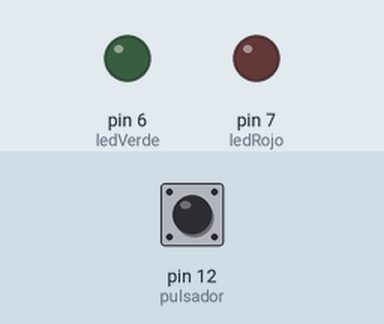
Recording of a sketch running on a simulated Arduino Uno, built with avr-gcc and run on an emulated ATmega328P. On the bench: output pins drawn as LEDs (lit = HIGH). Dashed ring = blinking. Inputs (shaded band) come from the test bench; at power-on: pin 12 (pulsador) LOW.

Above: at 1.2 s.
1.3 s: pin 12 (pulsador) pulled HIGH for 0.15 s
At 1.7 s:
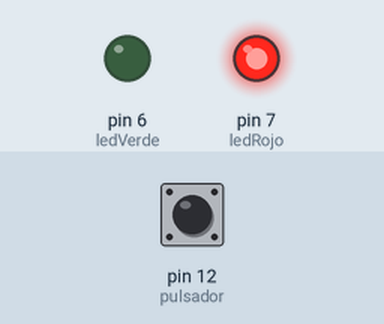
3.8 s: pin 12 (pulsador) pulled HIGH for 3.2 s
At 4.7 s:
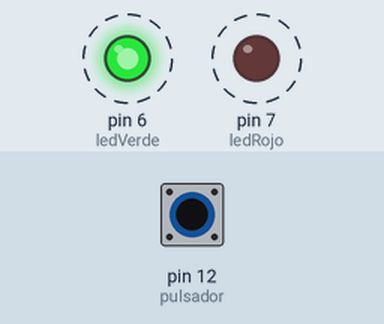
Timing chart, 0 to 9.3 s (numbered marks = the images above; inputs shaded):
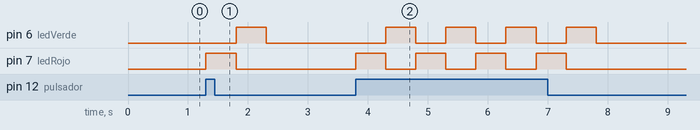

Measured:
- after the input at 1.3 s, pin 6 (ledVerde): LOW → HIGH after 0.50 s, → LOW 0.50 s later; pin 7 (ledRojo): LOW → HIGH at once, → LOW 0.50 s later
- after the input at 3.8 s, pin 6 (ledVerde): alternates HIGH for 0.50 s and LOW for 0.50 s, 8 changes in all, then stays LOW, starting after 0.50 s; pin 7 (ledRojo): alternates HIGH for 0.50 s and LOW for 0.50 s, 8 changes in all, then stays LOW, starting at once

The sketch:

ejercicio2.ino
```cpp
/*
 * Segundo ejercicio del taller de Iniciación a Arduino
 *
 * Programado por Josemanu
 *
 * -Vamos a crear 3 variables de tipo entero y en ellas
 * guardaremos los numeros de los ledes y del pulsador
 * que vamos a utilizar
 * -Definiremos los pines conectados a los ledes como
 * salidas y el pin del pulsador como entrada en el setup()
 * -En el loop() miramos primero si el pulsador esta
 * accionado, si lo esta hacemos el mismo parpadeo que en
 * el ejercicio 1. Si el pulsador no esta accionado apagamos
 * todo
 *
 */

int ledRojo = 7;
int ledVerde = 6;
int pulsador = 12;

void setup()
{
  pinMode(ledRojo, OUTPUT);
  pinMode(ledVerde, OUTPUT);
  pinMode(pulsador, INPUT);
}
void loop()
{
  if (digitalRead(pulsador) == true)
  {
    digitalWrite(ledRojo, HIGH);
    digitalWrite(ledVerde, LOW);
    delay(500);
    digitalWrite(ledRojo, LOW);
    digitalWrite(ledVerde, HIGH);
    delay(500);
  }
  else
  {
    digitalWrite(ledRojo, LOW);
    digitalWrite(ledVerde, LOW);
  }
}

/*
 * Es tu turno de experimentar:
 * -utiliza todo lo que aprendiste en el ejercicio 1
 * -puedes cambiar los numeros de los ledes y
 * hacer que sean otros los que se encienden y
 * se apagan al accionar el pulsador.
 * -puedes añadir mas ledes, mas estados y cambiar los
 * tiempos igual que en el ejercicio 1
 * -puedes hacer diferentes combinaciones de luces
 * en distintos pulsadores, el Shield de Practicas tiene
 * 3
 * -ATENCION!! el pulsador 8 funciona a reves, si no esta
 * accionado da un nivel alto y al pulsarlo cambia a
 * nivel bajo
 *
 * Cuando hayas terminado haz un "guardar como", asi tendras
 * el ejercicio basico y tambien tu creacion
 */
```
